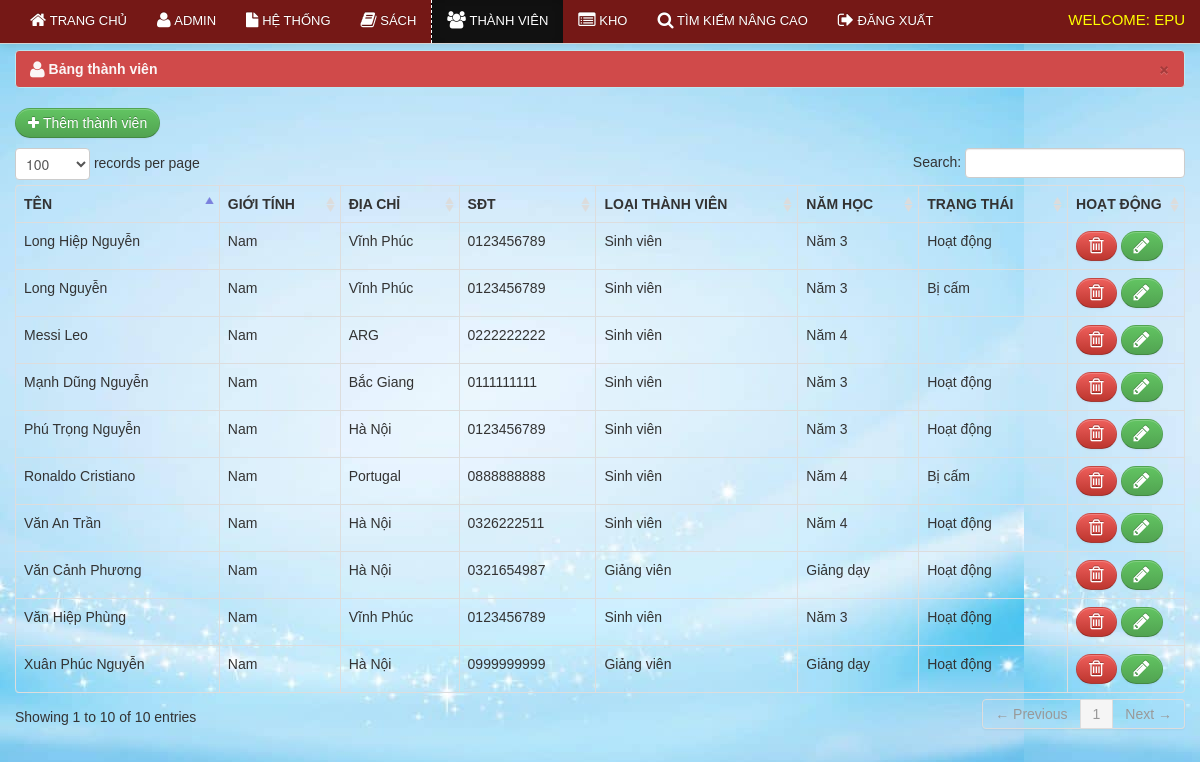
Screenshot of /qltv/librarian/member.php (signed in) with the database file from the repository.
### tables this page shows
CREATE TABLE `member` (
  `member_id` int(11) NOT NULL AUTO_INCREMENT,
  `firstname` varchar(100) NOT NULL,
  `lastname` varchar(100) NOT NULL,
  `gender` varchar(10) NOT NULL,
  `address` varchar(100) NOT NULL,
  `contact` varchar(100) NOT NULL,
  `type` varchar(100) NOT NULL,
  `year_level` varchar(100) NOT NULL,
  `status` varchar(100) NOT NULL,
  PRIMARY KEY (`member_id`)
);

### qltv/librarian/member.php (the view, shortened to what this page needs)
<?php include('header.php'); ?>
<?php include('navbar_member.php'); ?>
    <div class="container">
		<div class="margin-top">
			<div class="row">
			<div class="span12">
			   <div class="alert alert-info">
                                    <button type="button" class="close" data-dismiss="alert">&times;</button>
                                    <strong><i class="icon-user icon-large"></i>&nbsp;Bảng thành viên</strong>
                                </div>
                            <table cellpadding="0" cellspacing="0" border="0" class="table  table-bordered" id="example">
								<p><a href="add_member.php" class="btn btn-success"><i class="icon-plus"></i>&nbsp;Thêm thành viên</a></p>
                                <thead>
                                    <tr>
                                        <th>Tên</th>
                                        <th>Giới tính</th>
										<th>Địa chỉ</th>
										<th>SĐT</th>
										<th>Loại thành viên</th>
										<th>Năm học</th>
										<th>Trạng thái</th>
										<th>Hoạt động</th>
                                    </tr>
                                </thead>
                                <tbody>
                                  <?php  $user_query=mysqli_query($conn,"select * from member")or die(mysqli_error());
									while($row=mysqli_fetch_array($user_query)){
									$id=$row['member_id'];  ?>
									<tr class="del<?php echo $id ?>">
                                    <td><?php echo $row['firstname']." ".$row['lastname']; ?></td>
                                    <td><?php echo $row['gender']; ?> </td>
                                    <td><?php echo $row['address']; ?> </td>
                                    <td><?php echo $row['contact']; ?></td>
									<td><?php echo $row['type']; ?></td>
									<td><?php echo $row['year_level']; ?></td>
									<td><?php echo $row['status']; ?></td>
                                    <td width="100">
                                        <a rel="tooltip"  title="Xóa" id="<?php echo $id; ?>" href="#delete_student<?php echo $id; ?>" data-toggle="modal"    class="btn btn-danger"><i class="icon-trash icon-large"></i></a>
										<a  rel="tooltip"  title="Sửa" id="e<?php echo $id; ?>" href="edit_member.php<?php echo '?id='.$id; ?>" class="btn btn-success"><i class="icon-pencil icon-large"></i></a>
                                    </td>
                                    </tr>
									<?php  }  ?>
                                </tbody>
                            </table>
			</div>
			</div>
		</div>
    </div>
<?php include('footer.php') ?>

### qltv/css/docs.css (style rules this page uses)
body { font-family:'TR Century Gothic',Helvetica,Arial,sans-serif !important; }
.btn { border-radius: 25px !important; }
.alert { text-shadow: none; }
th { text-transform:uppercase; }
.margin-top { margin-top:50px; }
body { background: url(../img/grid_noise.png); position: relative; }

### qltv/css/print.css (style rules this page uses)
th { text-align:left; }
td { text-align:left; border-top:1px solid; padding:2px; }
.btn { display:none; }
.alert { display:none; }
body { font-family:arial; font-size:13px; }

### rows the page displays
member: firstname "Long", lastname "Nguyễn", gender "Nam", address "Vĩnh Phúc", contact "0123456789", type "Sinh viên", year_level "Năm 3", status "Bị cấm"
member: firstname "Văn Hiệp", lastname "Phùng", gender "Nam", address "Vĩnh Phúc", contact "0123456789", type "Sinh viên", year_level "Năm 3", status "Hoạt động"
member: firstname "Long Hiệp", lastname "Nguyễn", gender "Nam", address "Vĩnh Phúc", contact "0123456789", type "Sinh viên", year_level "Năm 3", status "Hoạt động"
member: firstname "Văn Cảnh", lastname "Phương", gender "Nam", address "Hà Nội", contact "0321654987", type "Giảng viên", year_level "Giảng dạy", status "Hoạt động"
member: firstname "Phú Trọng", lastname "Nguyễn", gender "Nam", address "Hà Nội", contact "0123456789", type "Sinh viên", year_level "Năm 3", status "Hoạt động"
member: firstname "Xuân Phúc", lastname "Nguyễn", gender "Nam", address "Hà Nội", contact "0999999999", type "Giảng viên", year_level "Giảng dạy", status "Hoạt động"
member: firstname "Văn An", lastname "Trần", gender "Nam", address "Hà Nội", contact "0326222511", type "Sinh viên", year_level "Năm 4", status "Hoạt động"
member: firstname "Mạnh Dũng", lastname "Nguyễn", gender "Nam", address "Bắc Giang", contact "0111111111", type "Sinh viên", year_level "Năm 3", status "Hoạt động"
member: firstname "Ronaldo", lastname "Cristiano", gender "Nam", address "Portugal", contact "0888888888", type "Sinh viên", year_level "Năm 4", status "Bị cấm"
member: firstname "Messi", lastname "Leo", gender "Nam", address "ARG", contact "0222222222", type "Sinh viên", year_level "Năm 4"
